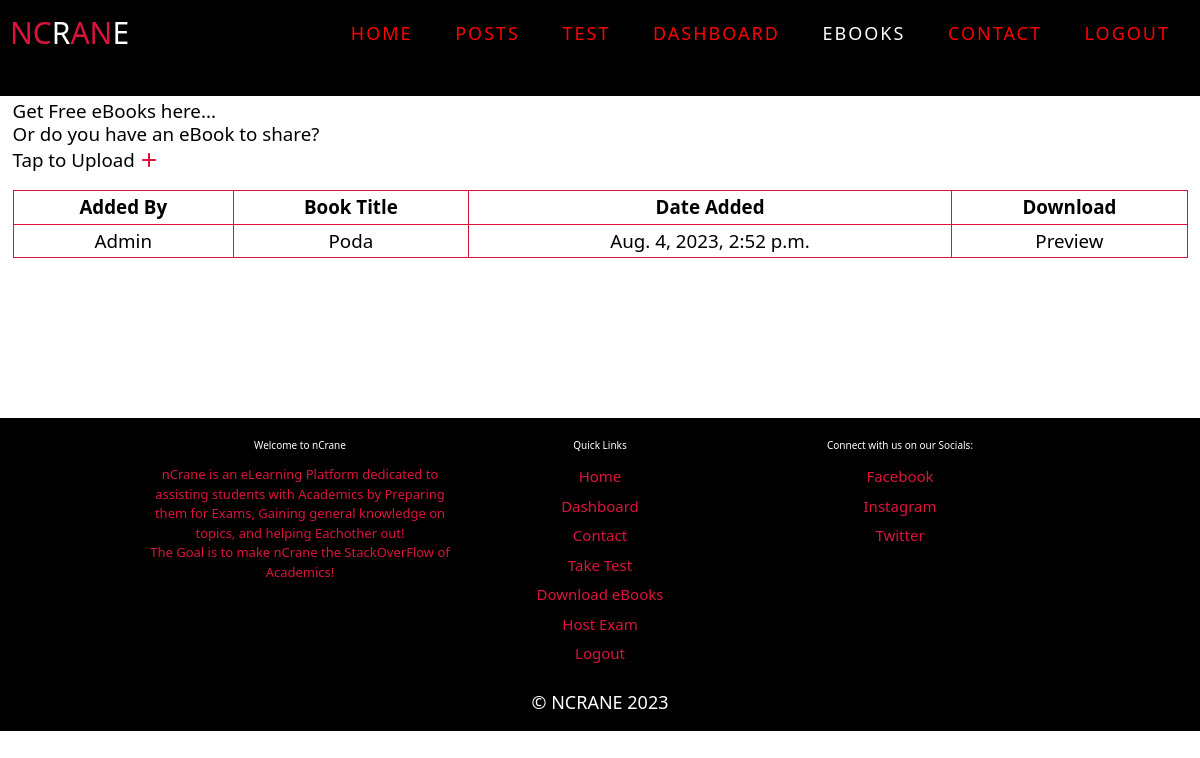
The app's page /ebooks, older data.
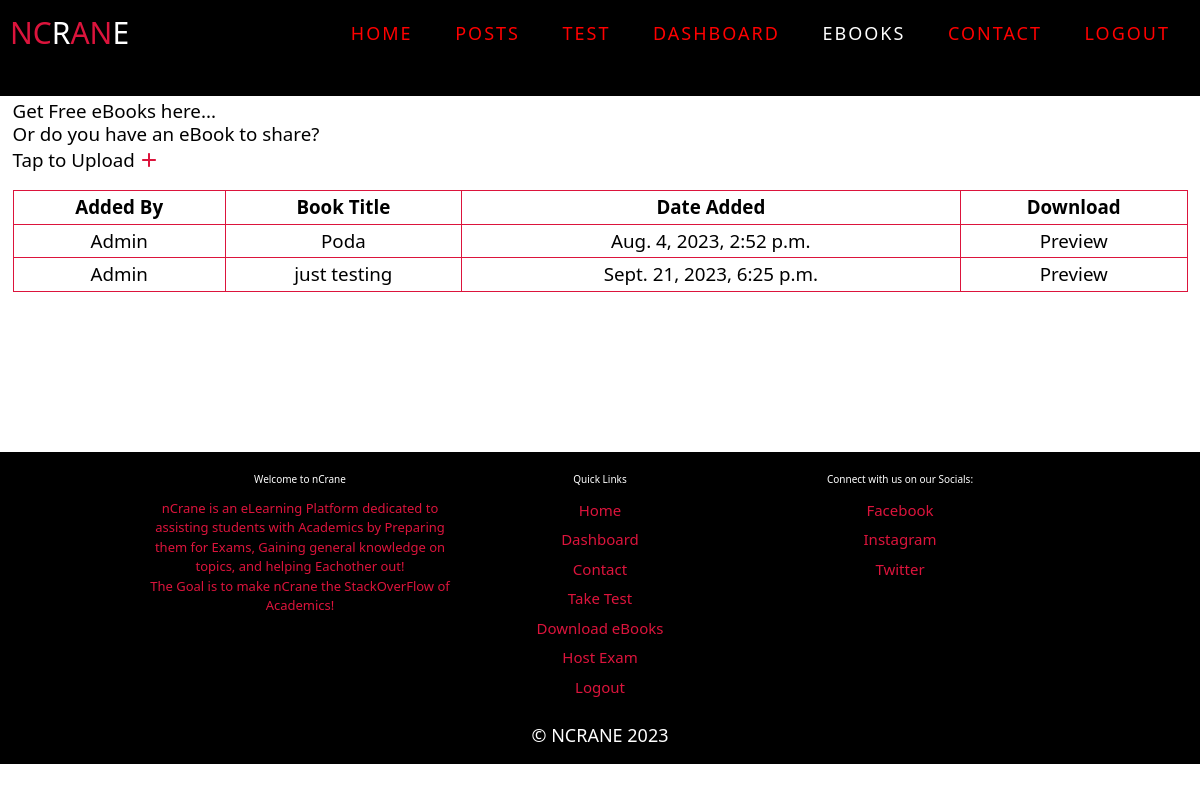
The same page, newer data.
### books/models.py (models this page shows, shortened)
class Books(models.Model):
    username = models.CharField(max_length=100)
    book_title = models.CharField(max_length=100)
    date_added = models.DateTimeField(default = datetime.now())
    file = models.FileField(upload_to="books")

### books/views.py (the view, shortened to what this page needs)
# urls.py: path("ebooks", views.ebooks, name = "ebooks")
def ebooks(request):
    books = Books.objects.all().order_by("book_title")
    context = {
        "books": books
    }
    return render(request, "books/books.html", context)

### templates/books/books.html (shortened to what this page needs)
{% load static %}
<!DOCTYPE html>
<html lang="en">
<head>
    <link rel="stylesheet" href="{% static 'header.css' %}">
    <link rel="stylesheet" href="{% static 'footer.css' %}">
    <script src="https://cdn.tailwindcss.com"></script>
</head>
<body>
    {% include 'extensions/header.html' %}
    <div class="books-container mx-5">
        <div class="download-text text-xl md:text-3xl">
            <h1 class="text-2xl md:text-3xl">Get Free eBooks here...</h1>
        </div>
        <div class="contribute">
            <h1 class="text-2xl md:text-3xl">Or do you have an eBook to share?</h1>
            <button class="text-2xl md:text-3xl flex items-center w-1/2" onclick="show_upload(true)">
                Tap to Upload
            </button>
        </div>
        <br>
        <div class="books-table">
            <table>
                <tr>
                    <th class="text-2xl md:text-3xl px-1 py-2">Added By</th>
                    <th class="text-2xl md:text-3xl px-1 py-2">Book Title</th>
                    <th class="text-2xl md:text-3xl px-1 py-2">Date Added</th>
                    <th class="text-2xl md:text-3xl px-1 py-2">Download</th>
                </tr>
                {% for book in books %}
                <tr>
                    <td class="text-2xl md:text-3xl px-1 py-2" style="text-transform: Capitalize;">{{ book.username }}</td>
                    <td class="text-2xl md:text-3xl px-1 py-2">{{ book.book_title }}</td>
                    <td class="text-2xl md:text-3xl px-1 py-2">{{ book.date_added }}</td>
                    <td class="text-2xl md:text-3xl px-1 py-2"><a href="media/{{ book.file }}">Preview</a></td>
                </tr>
                {% endfor %}
            </table>
        </div>
    </div>
    {% include 'extensions/footer.html' %}
</body>
</html>

### templates/extensions/header.html (shortened to what this page needs)
<section id="header" class="h-16">
    <div class="header w-full">
      <div class="nav-bar w-full">
        <div class="brand">
          <a href="/">
            <h1 class="text-3xl"><span>NC</span>R<span>AN</span>E</h1>
          </a>
        </div>
        <div class="nav-list">
          <ul>
            <li><a href="/" data-after="Home" id="home-link">Home</a></li>
            <li><a href="#posts" data-after="Posts" id="dashboard-link">Posts</a></li>
            <li><a href="/test" data-after="Test" id="test-link">Test</a></li>
            <li><a href="/dashboard" data-after="Dashboard" id="dashboard-link">Dashboard</a></li>
            <li><a href="/ebooks" data-after="eBooks" id="ebooks-link">eBooks</a></li>
            <li><a href="/contact" data-after="Contact" id="contact-link">Contact</a></li>
            <li><a href="/logout" data-after="Logout" id="logout-link">Logout</a></li>
          </ul>
        </div>
      </div>
    </div>
  </section>

### templates/extensions/footer.html (shortened to what this page needs)
{% load static %}
<footer>
    <div class="footer">
    <div class="slide">
      <h1>Welcome to nCrane</h1>
      <p>
        nCrane is an eLearning Platform dedicated to assisting students with Academics by Preparing them for Exams, Gaining general knowledge on topics,
        and helping Eachother out!
        <br>
        The Goal is to make nCrane the StackOverFlow of Academics!
      </p>
    </div>
    <div class="slide">
      <h2>Quick Links</h2>
      <ul>
        <li><a href="/">Home</a></li>
        <li><a href="/dashboard">Dashboard</a></li>
        <li><a href="/contact">Contact</a></li>
        <li><a href="/test">Take Test</a></li>
        <li><a href="/ebooks">Download eBooks</a></li>
        <li><a href="/hostexam">Host Exam</a></li>
        <li><a href="/logout">Logout</a></li>
      </ul>
      </div>
    <div class="slide">
      <h2>Connect with us on our Socials:</h2>
      <ul>
        <li><a href="#">Facebook</a></li>
        <li><a href="#">Instagram</a></li>
        <li><a href="#">Twitter</a></li>
      </ul>
    </div>
    <br>
  </div>
  <p style="color:white">&copy; NCRANE 2023</p>
  </footer>

### static/header.css (style rules this page uses)
#header { position: fixed; z-index: 1000; left: 0; top: 0; width: 100vw; height: 80px; }
#header .header { min-height: 12vh; background-color: black; transition: 0.3s ease background-color; }
#header .nav-bar { display: flex; align-items: center; justify-content: space-between; width: 100%; height: 100%; max-width: 1300px; padding: 0 10px; }
* { padding: 0; margin: 0; box-sizing: border-box; }
html { font-size: 10px; font-family: 'Poppins','Lucida Sans', 'Lucida Sans Regular', 'Lucida Grande', 'Lucida Sans Unicode', Geneva, Verdana, sans-serif,'Montserrat', sans-serif; scroll-behavior: smooth; }
a { text-decoration: none; }
.brand h1 { font-size: 3rem; text-transform: uppercase; color: white; }
.brand h1 span { color: crimson; }
#header .nav-list ul { list-style: none; position: absolute; background-color: rgb(31, 30, 30); width: 100vw; height: 100vh; left: 100%; top: 0; display: flex; flex-direction: column; justify-content: center; align-items: center; z-index: 1; overflow-x: hidden; transition: 0.5s ease left; }
a.current { color:white !important; }
#header .nav-list ul a { font-size: 2.5rem; font-weight: 500; letter-spacing: 0.2rem; text-decoration: none; color: red; text-transform: uppercase; padding: 20px; display: block; }
#header .nav-list ul a::after { content: attr(data-after); position: absolute; top: 50%; left: 50%; transform: translate(-50%, -50%) scale(0); color: rgba(240, 248, 255, 0.021); font-size: 13rem; letter-spacing: 50px; z-index: -1; transition: 0.3s ease letter-spacing; }
@media only screen and (min-width: 1200px) { #header .nav-list ul { position: initial; display: block; height: auto; width: fit-content; background-color: transparent; } }
@media only screen and (min-width: 1200px) { #header .nav-list ul li { display: inline-block; } }
@media only screen and (min-width: 1200px) { #header .nav-list ul li a { font-size: 1.8rem; } }
@media only screen and (min-width: 1200px) { #header .nav-list ul a:after { display: none; } }

### static/footer.css (style rules this page uses)
footer { padding-bottom: 15px; margin-top: 160px; background-color: #000; }
.footer { display: flex; flex-direction: row; justify-content: center; color: white; padding-top: 20px; }
.footer .slide { width:300px; text-align: center; }
.footer .slide p { font-size:small ; color: crimson; margin-top: 12px; }
footer p { font-size:large ; text-align: center; color: crimson; margin-top: 12px; }
.footer .slide ul { list-style: none; margin-top: 12px; margin-bottom: 12px; }
.footer .slide ul li a, .footer .slide ul li { color:crimson; margin-top: 7px; font-size: 15px; }

### templates/books/books.html (style rules this page uses)
.books-container { margin-top: 100px; margin-left: 120px; margin-right: 120px; }
table { border: 1px solid crimson; width: 100%; }
table tr th { font-weight: bolder; }
table tr th, td { font-size: large; border: 1px solid crimson; text-align: center; }
button { background-color: crimson; border: none; width: 120px; color: white; height: 30px; font-family: 'Lucida Sans', 'Lucida Sans Regular', 'Lucida Grande', 'Lucida Sans Unicode', Geneva, Verdana, sans-serif; cursor: pointer; }

Row changes from the older to the newer data that the page shows:
added Books: username "Admin", book_title "just testing", date_added "Sept. 21, 2023, 6:25 p.m."
